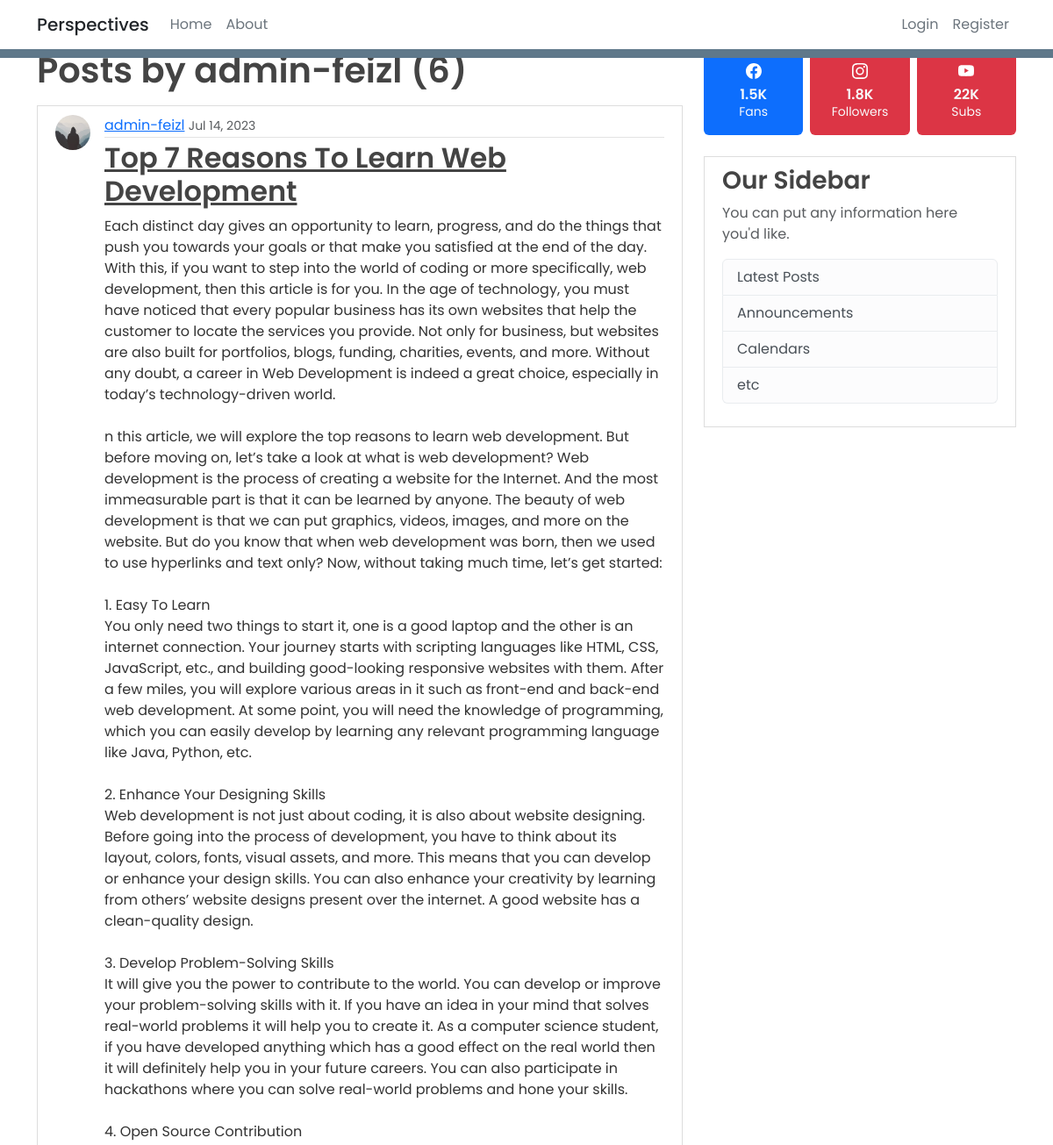
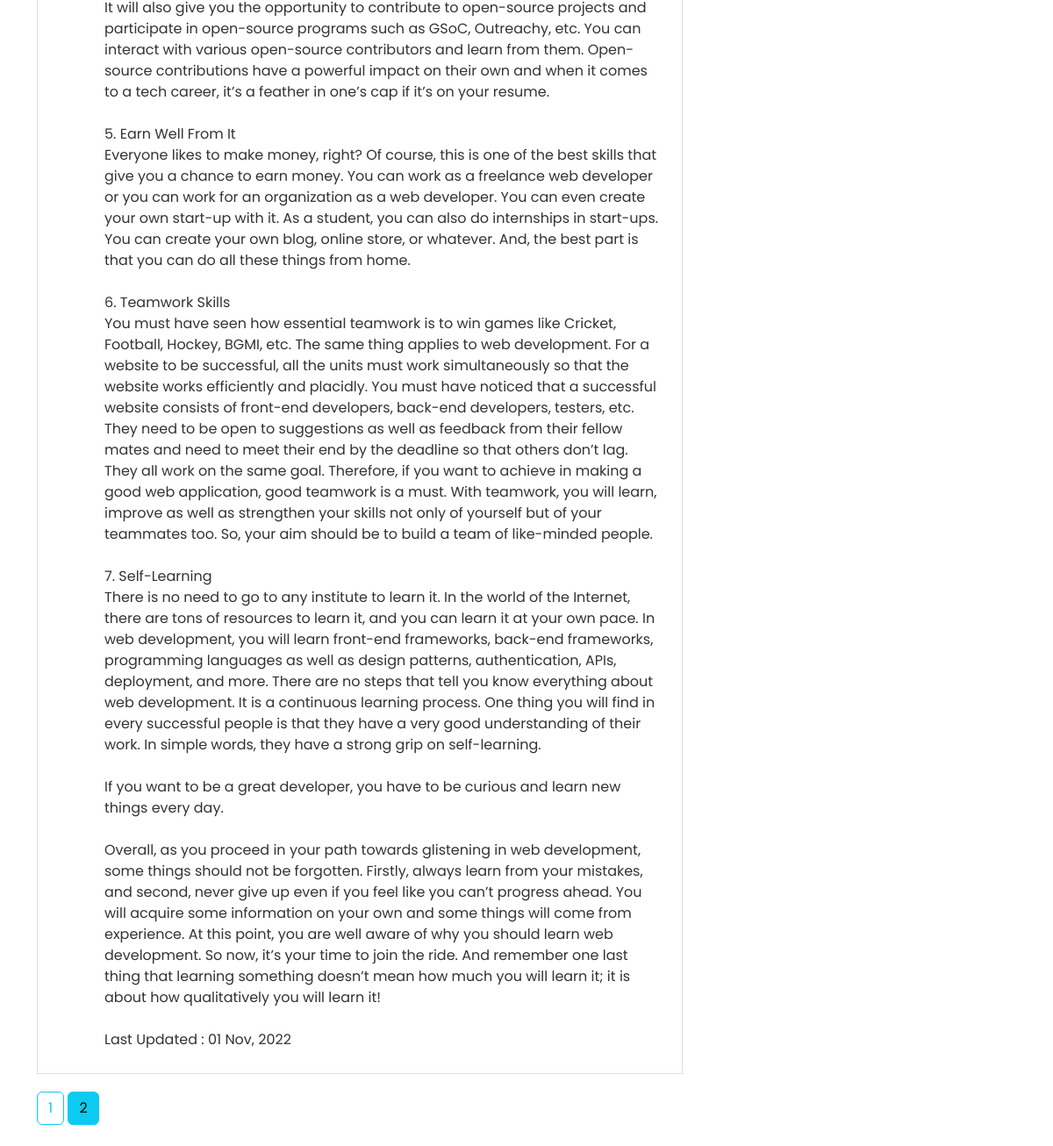
Screenshot of /user/admin-feizl?page=2 with the database file from the repository (2 pictures, top to bottom).
### flaskblog/models.py (models this page shows, shortened)
class User(db.Model, UserMixin):
    id = db.Column(db.Integer, primary_key=True)
    username = db.Column(db.String(20), unique=True, nullable=False)
    email = db.Column(db.String(120), unique=True, nullable=False)
    image_file = db.Column(db.String(20), nullable=False, default="default.jpg")
    password = db.Column(db.String(60), nullable=False)
    posts = db.relationship("Post", backref="author", lazy=True)

class Post(db.Model):
    id = db.Column(db.Integer, primary_key=True)
    title = db.Column(db.String(120), nullable=False)
    date_posted = db.Column(db.DateTime, nullable=False, default=datetime.utcnow)
    content = db.Column(db.Text, nullable=False)
    image_filename = db.Column(db.String(120), nullable=True)  # New column
    user_id = db.Column(db.Integer, db.ForeignKey("user.id"), nullable=False)

### flaskblog/routes.py (the view)
@app.route("/user/<string:username>")
def user_posts(username):
    page = request.args.get("page", 1, type=int)
    user = User.query.filter_by(username=username).first_or_404()
    posts = Post.query.filter_by(author=user).order_by(Post.date_posted.desc()).paginate(page=page, per_page=5)
    return render_template("user_posts.html", posts=posts, user=user)

### flaskblog/templates/user_posts.html
{% extends "layout.html" %}
{% block content%}
    <h1 class="mb-3">Posts by {{ user.username }} ({{ posts.total }})</h1>
    {% for post in posts.items: %}
        <article class="media content-section d-flex">
            <img class="rounded-circle article-img" src="{{ url_for('static', filename='profile_pic/' + post.author.image_file) }}">
            <div class="media-body">
                <div class="article-metadata">
                    <a class="mr-2" href="{{ url_for('user_posts', username=post.author.username ) }}">{{ post.author.username }}</a>
                    <small class="text-muted">{{ post.date_posted.strftime("%b %d, %Y") }}</small>
                </div>
                <h2><a class="article-title" href="{{ url_for('post', post_id=post.id) }}">{{ post.title }}</a></h2>
                <p class="article-content">{{ post.content }}</p>
            </div>
        </article>
    {% endfor %}
    {% for page_num in posts.iter_pages(left_edge=1, right_edge=1, left_current=1, right_current=2) %}
        {% if page_num %}
            {% if posts.page == page_num %}
                <a class="btn btn-info mb-4" href="{{ url_for('user_posts',  username=user.username, page=page_num) }}">{{ page_num }}</a>
            {% else %}
                <a class="btn btn-outline-info mb-4" href="{{ url_for('user_posts', username=user.username, page=page_num) }}">{{ page_num }}</a>
            {% endif %}
        {% else %}
            ...
        {% endif %}
    {% endfor %}
{% endblock content %}

### flaskblog/static/main.css (style rules this page uses)
body { font-family: 'Poppins', sans-serif; background-color: #fffff; color: #333333; margin-top: 3.5rem; }
h1, h2, h3, h4, h5, h6 { color: #444444; font-weight: 600 }
.content-section { background: #ffffff; padding: 10px 20px; border: 1px solid #dddddd; border-radius: 0px; margin-bottom: 20px; }
.article-title { color: #444444; }
.article-content { white-space: pre-line; }
.article-img { height: 40px; width: 40px; margin-right: 16px; }
.article-metadata { padding-bottom: 1px; margin-bottom: 4px; border-bottom: 1px solid #e3e3e3 }

### rows the page displays
User: username "admin-feizl"
Post: image_file (placeholder picture), author.username "admin-feizl", date_posted "Jul 14, 2023", title "Top 7 Reasons To Learn Web Development", content "Each distinct day gives an opportunity to learn, progress, and do the things that push you towards your goals or that make you satisfied at the end of the day. With this, if you want to step into the world of coding or more specifically, web development, then this article is for you. In the age of technology, you must have noticed that every popular business has its own websites that help the customer to locate the services you provide. Not only for business, but websites are also built for portfolios, blogs, funding, charities, events, and more. Without any doubt, a career in Web Development is indeed a great choice, especially in today’s technology-driven world. n this article, we will…"

### other values shown
{{ posts.total }} "6"
{{ page_num }} "1"
{{ page_num }} "2"
